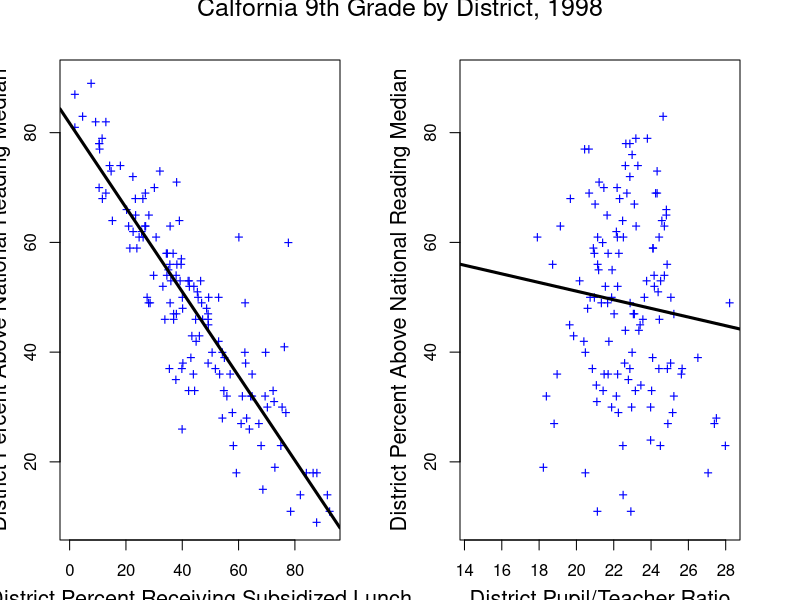
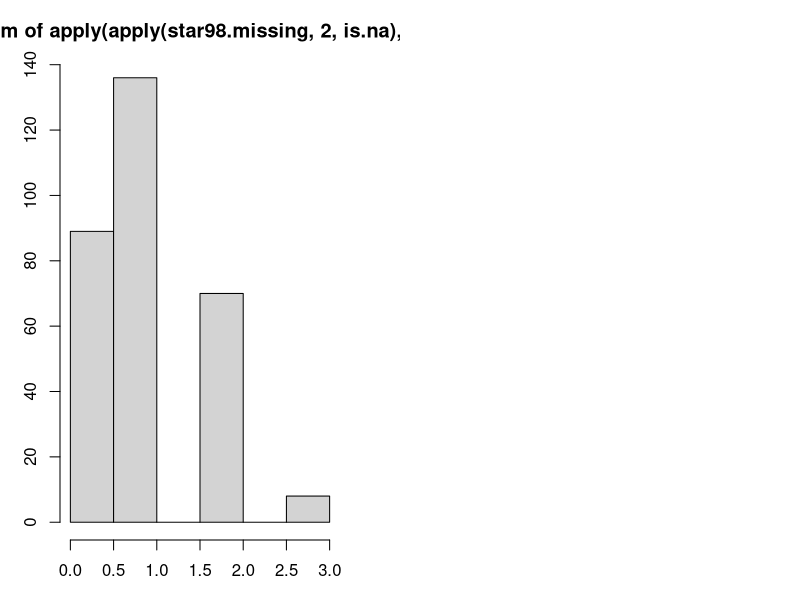

Reproduce these figures in R, in order.
## ---- chunk 1
knitr::opts_chunk$set(echo = TRUE)
## ---- chunk 2
star98.missing <- read.table("star98.missing.dat",header=TRUE)
par(mfrow=c(1,2),mar=c(3,3,3,3))
plot(star98.missing$SUBSIDIZED.LUNCH,star98.missing$READING.ABOVE.50,pch="+",col="blue")
abline(lm(star98.missing$READING.ABOVE.50~star98.missing$SUBSIDIZED.LUNCH),lwd=3)
mtext(side=1,cex=1.3,line=2.5,"District Percent Receiving Subsidized Lunch")
mtext(side=2,cex=1.3,line=2.5,"District Percent Above National Reading Median")
plot(star98.missing$PTRATIO,star98.missing$READING.ABOVE.50,pch="+",col="blue")
abline(lm(star98.missing$READING.ABOVE.50~star98.missing$PTRATIO),lwd=3)
mtext(side=1,cex=1.3,line=2.5,"District Pupil/Teacher Ratio")
mtext(side=2,cex=1.3,line=2.5,"District Percent Above National Reading Median")
mtext(side=3,cex=1.5,outer=TRUE,line=-1,"Calfornia 9th Grade by District, 1998")


#Determine how much missing data there is:
sum(is.na(star98.missing))/prod(dim(star98.missing))
summary(star98.missing)
hist(apply(apply(star98.missing, 2, is.na), 1, sum))


lm1 <- lm(star98.missing$READING.ABOVE.50~star98.missing$SUBSIDIZED.LUNCH, na.action=na.omit)
lm2 <- lm(star98.missing$READING.ABOVE.50~star98.missing$PTRATIO, na.action=na.omit)
summary(lm1)
summary(lm2)

library(mice)
m <- 10
star98.imp <- mice(star98.missing, m)
star98.mids1 <- lm.mids(star98.missing$READING.ABOVE.50~star98.missing$SUBSIDIZED.LUNCH,
	                      data=star98.imp)
star98.mids2 <- lm.mids(star98.missing$READING.ABOVE.50~star98.missing$PTRATIO,
	                      data=star98.imp)
pool(star98.mids1)
pool(star98.mids2)

## ---- chunk 3
mi <- function(data.mat) {
  for (i in 1:ncol(data.mat)) {
    if (sum(is.na(data.mat[,i])) > 0) {
      print(paste("column",i,"has missing data"))
      mean.col <- mean(data.mat[,i],na.rm=TRUE)
      for (j in 1:nrow(data.mat)) {
        if (is.na(data.mat[j,i]) ==TRUE) data.mat[j,i] <- mean.col
      }
    }
  }
  return(data.mat)
}
